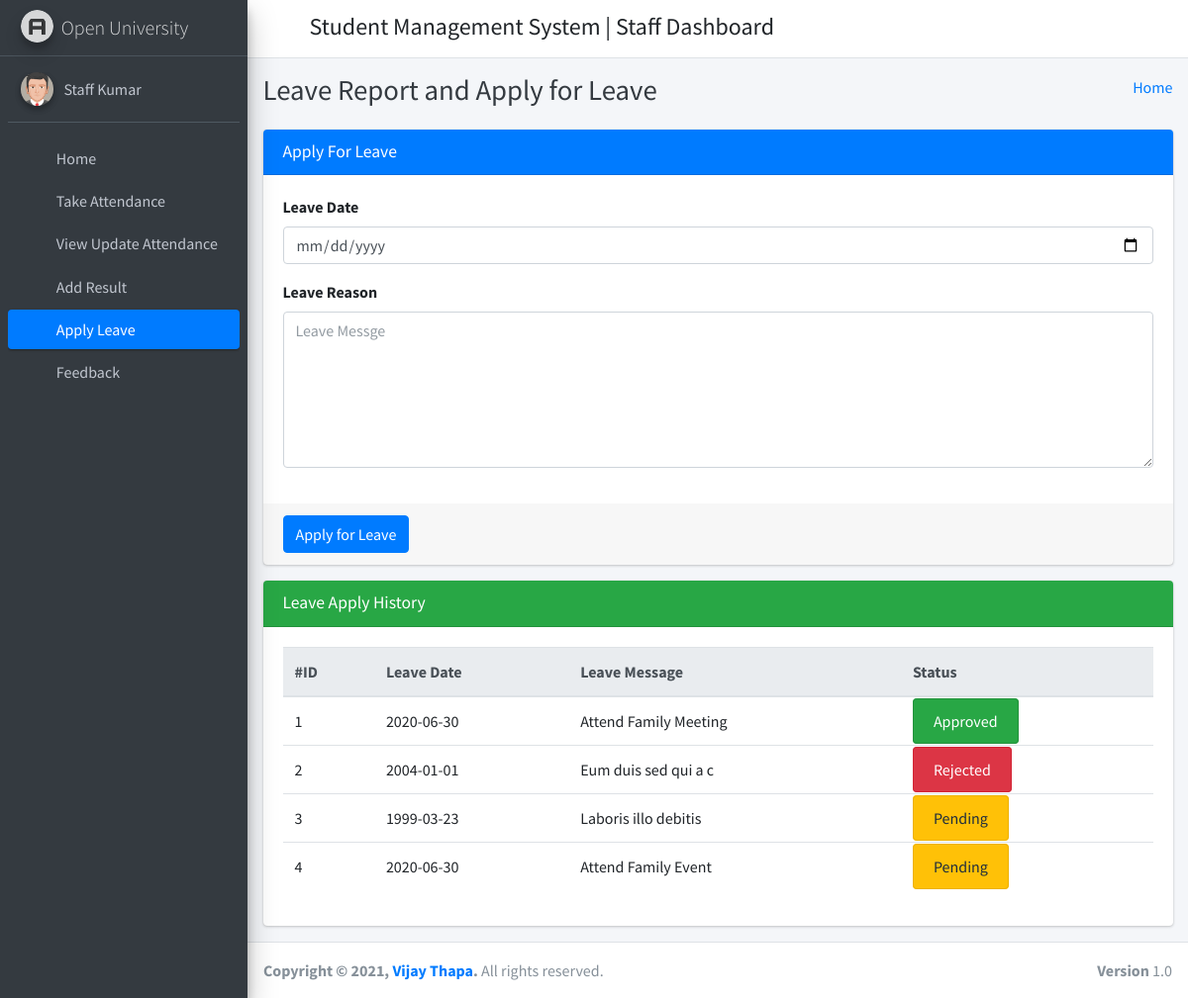
Page /staff_apply_leave/ (signed in) on the committed database.
### student_management_app/models.py (models this page shows)
class CustomUser(AbstractUser):
    user_type_data = ((1, "HOD"), (2, "Staff"), (3, "Student"))
    user_type = models.CharField(default=1, choices=user_type_data, max_length=10)

class LeaveReportStaff(models.Model):
    id = models.AutoField(primary_key=True)
    staff_id = models.ForeignKey(Staffs, on_delete=models.CASCADE)
    leave_date = models.CharField(max_length=255)
    leave_message = models.TextField()
    leave_status = models.IntegerField(default=0)
    created_at = models.DateTimeField(auto_now_add=True)
    updated_at = models.DateTimeField(auto_now=True)
    objects = models.Manager()

### student_management_app/StaffViews.py (the view)
# urls.py: path('staff_apply_leave/', StaffViews.staff_apply_leave, name="staff_apply_leave"),
def staff_apply_leave(request):
    staff_obj = Staffs.objects.get(admin=request.user.id)
    leave_data = LeaveReportStaff.objects.filter(staff_id=staff_obj)
    context = {
        "leave_data": leave_data
    }
    return render(request, "staff_template/staff_apply_leave_template.html", context)

### student_management_app/templates/staff_template/staff_apply_leave_template.html (shortened to what this page needs)
{% extends 'staff_template/base_template.html' %}
{% block page_title %}
    Leave Report and Apply for Leave
{% endblock page_title %}
{% block main_content %}
{% load static %}
<section class="content">
        <div class="container-fluid">
            <div class="row">
                <div class="col-md-12">
                    <div class="card card-primary">
                    <div class="card-header">
                        <h3 class="card-title">Apply For Leave</h3>
                    </div>
                    <form method="POST" action="{% url 'staff_apply_leave_save' %}">
                        <div class="card-body">
                            <div class="form-group">
                                <label>Leave Date </label>
                                <input type="date" name="leave_date" class="form-control" />
                            </div>
                            <div class="form-group">
                                <label>Leave Reason </label>
                                <textarea name="leave_message" class="form-control" rows="6" placeholder="Leave Messge"></textarea>
                            </div>
                        </div>
                        <div class="card-footer">
                        <button type="submit" class="btn btn-primary">Apply for Leave</button>
                        </div>
                    </form>
                    </div>
                </div>
            </div>
            <div class="row">
                <div class="col-md-12">
                    <div class="card card-success">
                        <div class="card-header">
                            <h3 class="card-title">Leave Apply History</h3>
                        </div>
                        <div class="card-body">
                           <div class="table-responsive">
                                <table class="table">
                                    <thead class="thead-light">
                                    <tr>
                                        <th>#ID</th>
                                        <th>Leave Date</th>
                                        <th>Leave Message</th>
                                        <th>Status</th>
                                    </tr>
                                    </thead>
                                    {% for leave in leave_data %}
                                    <tr>
                                        <td>{{ leave.id }}</td>
                                        <td>{{ leave.leave_date }}</td>
                                        <td>{{ leave.leave_message }}</td>
                                        <td>
                                            {% if leave.leave_status == 1 %}
                                                <span class="alert alert-success">Approved</span>
                                            {% elif leave.leave_status == 2 %}
                                                <span class="alert alert-danger">Rejected</span>
                                            {% else %}
                                                <span class="alert alert-warning">Pending</span>
                                            {% endif %}
                                        </td>
                                    </tr>
                                    {% endfor %}
                                </table>
                            </div>
                        </div>
                    </div>
                </div>
            </div>
        </div>
      </section>
  {% endblock main_content %}

### student_management_app/templates/staff_template/sidebar_template.html (shortened to what this page needs)
{% load static %}
<aside class="main-sidebar sidebar-dark-primary elevation-4">
      <a href="{% url 'staff_home' %}" class="brand-link">
        <img src="{% static 'dist/img/AdminLTELogo.png' %}" alt="AdminLTE Logo" class="brand-image img-circle elevation-3"
            style="opacity: .8">
        <span class="brand-text font-weight-light">Open University</span>
      </a>
      <div class="sidebar">
        <div class="user-panel mt-3 pb-3 mb-3 d-flex">
          <div class="image">
            <img src="{% static 'dist/img/user2-160x160.jpg' %}" class="img-circle elevation-2" alt="User Image">
          </div>
          <div class="info">
            <a href="{% url 'staff_profile' %}" class="d-block">{{ user.first_name }} {{ user.last_name }}</a>
          </div>
        </div>
        <nav class="mt-2">
          <ul class="nav nav-pills nav-sidebar flex-column" data-widget="treeview" role="menu" data-accordion="false">
            <li class="nav-item">
              {% url 'staff_home' as staff_home %}
              <a href="{{ staff_home }}" class="nav-link {% if request.path == staff_home %} active {% endif %}">
                <i class="nav-icon fas fa-tachometer-alt"></i>
                <p>
                  Home
                </p>
              </a>
            </li>
            <li class="nav-item">
              {% url 'staff_take_attendance' as staff_take_attendance %}
              <a href="{{ staff_take_attendance }}" class="nav-link {% if request.path == staff_take_attendance %} active {% endif %}">
                <i class="nav-icon fas fa-calendar-plus"></i>
                <p>
                  Take Attendance
                </p>
              </a>
            </li>
            <li class="nav-item">
              {% url 'staff_update_attendance' as staff_update_attendance %}
              <a href="{{ staff_update_attendance }}" class="nav-link {% if request.path == staff_update_attendance %} active {% endif %}">
                <i class="nav-icon fas fa-calendar-alt"></i>
                <p>
                  View Update Attendance
                </p>
              </a>
            </li>
            <li class="nav-item">
              {% url 'staff_add_result' as staff_add_result %}
              <a href="{{ staff_add_result }}" class="nav-link {% if request.path == staff_add_result %} active {% endif %}">
                <i class="nav-icon fas fa-tasks"></i>
                <p>
                  Add Result
                </p>
              </a>
            </li>
            <li class="nav-item">
              {% url 'staff_apply_leave' as staff_apply_leave %}
              <a href="{{ staff_apply_leave }}" class="nav-link {% if request.path == staff_apply_leave %} active {% endif %}">
                <i class="nav-icon fas fa-envelope-open-text"></i>
                <p>
                  Apply Leave
                </p>
              </a>
            </li>
            <li class="nav-item">
              {% url 'staff_feedback' as staff_feedback %}
              <a href="{{ staff_feedback }}" class="nav-link {% if request.path == staff_feedback %} active {% endif %}">
                <i class="nav-icon fas fa-comments"></i>
                <p>
                  Feedback
                </p>
              </a>
            </li>
          </ul>
        </nav>
      </div>
    </aside>

### rows in the picture
CustomUser: first_name "Staff", last_name "Kumar"
LeaveReportStaff: id "1", leave_date "2020-06-30", leave_message "Attend Family Meeting", leave_status "Approved"
LeaveReportStaff: id "2", leave_date "2004-01-01", leave_message "Eum duis sed qui a c", leave_status "Rejected"
LeaveReportStaff: id "3", leave_date "1999-03-23", leave_message "Laboris illo debitis", leave_status "Pending"
LeaveReportStaff: id "4", leave_date "2020-06-30", leave_message "Attend Family Event", leave_status "Pending"
